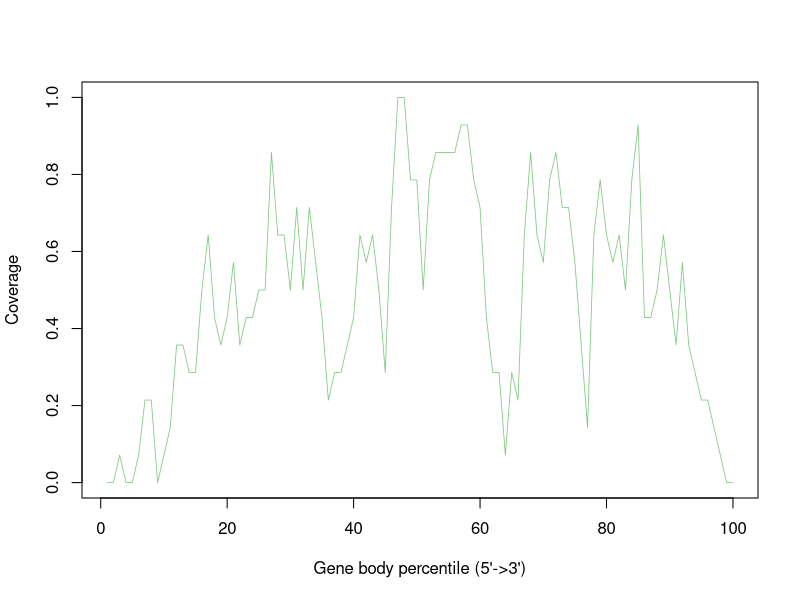

Generate this figure with R:
GSM4486063_Aligned.sortedByCoord_sorted.out <- c(0.0,0.0,0.07142857142857142,0.0,0.0,0.07142857142857142,0.21428571428571427,0.21428571428571427,0.0,0.07142857142857142,0.14285714285714285,0.35714285714285715,0.35714285714285715,0.2857142857142857,0.2857142857142857,0.5,0.6428571428571429,0.42857142857142855,0.35714285714285715,0.42857142857142855,0.5714285714285714,0.35714285714285715,0.42857142857142855,0.42857142857142855,0.5,0.5,0.8571428571428571,0.6428571428571429,0.6428571428571429,0.5,0.7142857142857143,0.5,0.7142857142857143,0.5714285714285714,0.42857142857142855,0.21428571428571427,0.2857142857142857,0.2857142857142857,0.35714285714285715,0.42857142857142855,0.6428571428571429,0.5714285714285714,0.6428571428571429,0.5,0.2857142857142857,0.7142857142857143,1.0,1.0,0.7857142857142857,0.7857142857142857,0.5,0.7857142857142857,0.8571428571428571,0.8571428571428571,0.8571428571428571,0.8571428571428571,0.9285714285714286,0.9285714285714286,0.7857142857142857,0.7142857142857143,0.42857142857142855,0.2857142857142857,0.2857142857142857,0.07142857142857142,0.2857142857142857,0.21428571428571427,0.6428571428571429,0.8571428571428571,0.6428571428571429,0.5714285714285714,0.7857142857142857,0.8571428571428571,0.7142857142857143,0.7142857142857143,0.5714285714285714,0.35714285714285715,0.14285714285714285,0.6428571428571429,0.7857142857142857,0.6428571428571429,0.5714285714285714,0.6428571428571429,0.5,0.7857142857142857,0.9285714285714286,0.42857142857142855,0.42857142857142855,0.5,0.6428571428571429,0.5,0.35714285714285715,0.5714285714285714,0.35714285714285715,0.2857142857142857,0.21428571428571427,0.21428571428571427,0.14285714285714285,0.07142857142857142,0.0,0.0)


pdf("GSM4486063.geneBodyCoverage.curves.pdf")
x=1:100
icolor = colorRampPalette(c("#7fc97f","#beaed4","#fdc086","#ffff99","#386cb0","#f0027f"))(1)
plot(x,GSM4486063_Aligned.sortedByCoord_sorted.out,type='l',xlab="Gene body percentile (5'->3')", ylab="Coverage",lwd=0.8,col=icolor[1])
dev.off()
